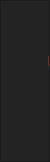
        <widget class="QFrame" name="frame_left_menu">
         <property name="minimumSize">
          <size>
           <width>50</width>
           <height>0</height>
          </size>
         </property>
         <property name="maximumSize">
          <size>
           <width>50</width>
           <height>16777215</height>
          </size>
         </property>
         <property name="styleSheet">
          <string notr="true">background-color: rgb(35, 35, 35);</string>
         </property>
         <property name="frameShape">
          <enum>QFrame::StyledPanel</enum>
         </property>
         <property name="frameShadow">
          <enum>QFrame::Raised</enum>
         </property>
         <layout class="QVBoxLayout" name="verticalLayout_3">
          <property name="spacing">
           <number>0</number>
          </property>
          <property name="leftMargin">
           <number>10</number>
          </property>
          <property name="topMargin">
           <number>0</number>
          </property>
          <property name="rightMargin">
           <number>0</number>
          </property>
          <property name="bottomMargin">
           <number>0</number>
          </property>
          <item alignment="Qt::AlignTop">
           <widget class="QFrame" name="frame_top_menus">
            <property name="styleSheet">
             <string notr="true">QFrame{
background-color: rgb(45, 45, 45);

}
QPushButton {
	background-color: rgb(85, 255, 255);
                                         
    background-color: #232323;
    border-style: solid;
    border-width: 0px;
    border-radius: 0px;
    border-color: #ff5533;
    font:  14px;
    padding: 10px 0px;
    color:  #ff5533;
}

QPushButton:hover {
    background:  #2d2d2d;
    color: #ff5533;
} 
QPushButton:pressed {                              
   background:#232323;
   border-style: solid; 
   color:#ff5533;
}</string>
            </property>
            <property name="frameShape">
             <enum>QFrame::NoFrame</enum>
            </property>
            <property name="frameShadow">
             <enum>QFrame::Raised</enum>
            </property>
            <layout class="QVBoxLayout" name="verticalLayout_4">
             <property name="spacing">
              <number>0</number>
             </property>
             <property name="leftMargin">
              <number>0</number>
             </property>
             <property name="topMargin">
              <number>0</number>
             </property>
             <property name="rightMargin">
              <number>0</number>
             </property>
             <property name="bottomMargin">
              <number>0</number>
             </property>
             <item>
              <widget class="QPushButton" name="btn_cur_mon">
               <property name="minimumSize">
                <size>
                 <width>150</width>
                 <height>40</height>
                </size>
               </property>
               <property name="styleSheet">
                <string notr="true">background-image: url(:/res_files/icon_curr.png);
background-repeat:none;
padding-left: 30px;
background-position: center left;
</string>
               </property>
               <property name="text">
                <string>Текущий месяц</string>
               </property>
               <property name="iconSize">
                <size>
                 <width>16</width>
                 <height>16</height>
                </size>
               </property>
              </widget>
             </item>
             <item>
              <widget class="QPushButton" name="btn_prev_mon">
               <property name="minimumSize">
                <size>
                 <width>150</width>
                 <height>40</height>
                </size>
               </property>
               <property name="styleSheet">
                <string notr="true">background-image: url(:/res_files/prev_mon.png);
background-repeat:none;
padding-left: 30px;
background-position: center left;
</string>
               </property>
               <property name="text">
                <string>Прошлый месяц</string>
               </property>
              </widget>
             </item>
             <item>
              <widget class="QPushButton" name="btn_select_date">
               <property name="minimumSize">
                <size>
                 <width>150</width>
                 <height>40</height>
                </size>
               </property>
               <property name="styleSheet">
                <string notr="true">background-image: url(:/res_files/select.png);
background-repeat:none;
padding-left: 30px;
background-position: center left;
</string>
               </property>
               <property name="text">
                <string>Выбрать дату</string>
               </property>
              </widget>
             </item>
             <item>
              <widget class="QPushButton" name="btn_params">
               <property name="minimumSize">
                <size>
                 <width>150</width>
                 <height>40</height>
                </size>
               </property>
               <property name="styleSheet">
                <string notr="true">background-image: url(:/res_files/gear.png);
background-repeat:none;
padding-left: 30px;
background-position: center left;
</string>
               </property>
               <property name="text">
                <string>Параметры </string>
               </property>
              </widget>
             </item>
            </layout>
           </widget>
          </item>
         </layout>
        </widget>
